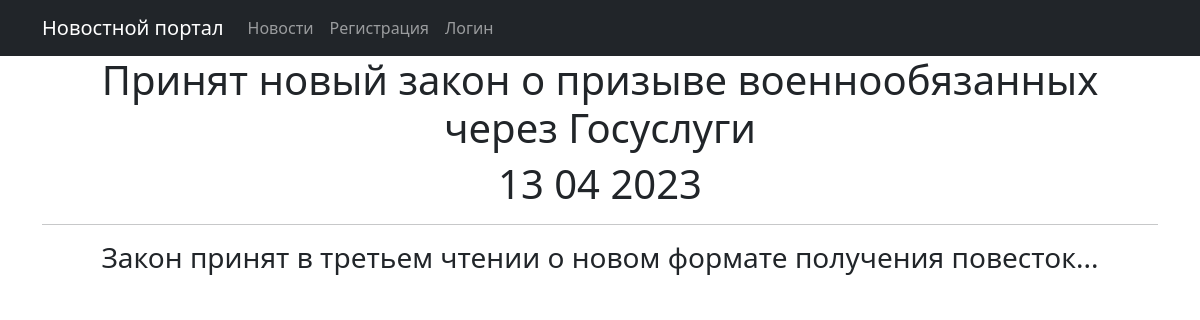
Screenshot of /news/1 with the database file from the repository.
### news/models.py (models this page shows, shortened)
class Post(models.Model):
    author = models.ForeignKey(Author, on_delete=models.CASCADE)
    NEWS = 'NW'
    ARTICLE = 'AR'
    CATEGORY_CHOICES = [
        (NEWS, 'Новость'),
        (ARTICLE, 'Статья')
    ]
    categoryType = models.CharField(max_length=2, choices=CATEGORY_CHOICES, default=ARTICLE)
    dateCreation = models.DateTimeField(auto_now_add=True)
    postCategory = models.ManyToManyField(Category, through='PostCategory')
    title = models.CharField(max_length=128)
    text = models.TextField()
    rating = models.SmallIntegerField(default=0)

### news/views.py (the view)
# urls.py: path('<int:pk>', Textnews.as_view(), name='Text_news'),
class Textnews(DetailView):
    model = Post
    template_name = 'textnews.html'
    context_object_name = 'post'
    queryset = Post.objects.all()
    def get_object(self, *args, **kwargs):
        obj = cache.get(f'post-{self.kwargs["pk"]}', None)
        if not obj:
            obj = super().get_object(queryset=self.queryset)
            cache.set(f'post-{self.kwargs["pk"]}', obj)
        return obj

### news/templatetags/custom_filters.py (called while the page is built)
@register.filter()
def censor(text):
    text_list = text.split()
    censored_list = []
    for word in text_list:
        clean_word = ''.join(c for c in word if c not in string.punctuation)
        if clean_word.lower() in BAD_WORDS:
            censored_word = clean_word[0] + (len(clean_word) - 1) * '*'
            censored_list.append(word.replace(clean_word, censored_word))
        else:
            censored_list.append(word)
    return ' '.join(censored_list)

### templates/textnews.html (shortened to what this page needs)
{% extends 'flatpages/default.html'%}
{% load custom_filters %}
{% load custom_tags %}
{% block content %}
<h1>{{ post.title|censor }}</h1>
<h1>{{ post.dateCreation|date:'d m Y' }} </h1>
<hr>
<h3>{{ post.text|censor }}</h3>
{% endblock content %}

### rows the page displays
Post: title|censor "Принят новый закон о призыве военнообязанных через Госуслуги", dateCreation "13 04 2023", text|censor "Закон принят в третьем чтении о новом формате получения повесток..."
